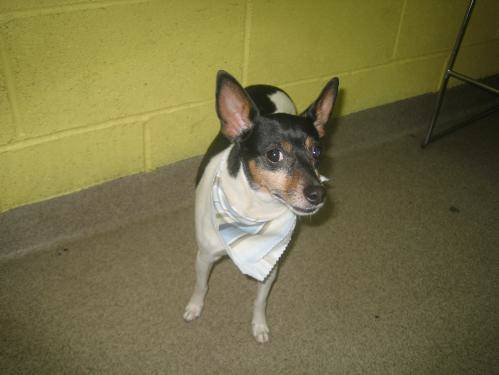
#> input picture data/dogs_cats/original/test/dogs/dog.10002.jpg, 499 x 375 px
$ jupyter execute Prepare.ipynb   (shell and % lines are left out)
#> lines starting #> are read from the running program, lines starting #| are printed output that depends on the picture
[cell 1]
import os, glob
import numpy as np
from PIL import Image

[cell 2]
w = 56 #resizing input pictures to 56*56
work_dir = 'data/dogs_cats'
npy_data_base = 'dogs_cats-data'
npy_labels_base = 'dogs_cats-labels'
classes = ['dogs', 'cats']
num_class = len(classes)

[cell 3]

ok = 1
for mode in ['train', 'test']: #running through train -> test
    X = [] #verification and training data
    y = [] #label data
    npy_data_file = '{0}-{1}-{2}'.format(mode, npy_data_base, w)
    npy_labels_file = '{0}-{1}-{2}'.format(mode, npy_labels_base, w)
    for i in range(0, num_class): #running through dogs -> cats
        cls = classes[i]
        img_dir = work_dir+'/original/'+ mode +"/"+ cls
        files = glob.glob(img_dir+"/*.*") #grabbing all img files
        #print(mode, classes[cls])
        for f in files: # for each img url, obviously
            img = Image.open(f)
#> img is the input picture: PIL image 499x375 RGB; mean R, G, B 119.3, 112.8, 70.6
            img = img.convert("RGB") # converting to rbg 0 -> 255
            img = img.resize((w,w))  # resizing to 56*56
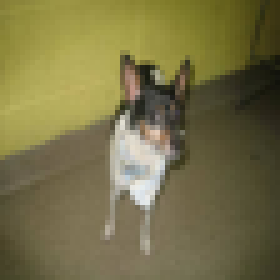
#> img: PIL image 56x56 RGB (shown 5 times larger); mean R, G, B 119.3, 112.8, 70.6
            data = np.array(img)     # putting img to a np array with the shape (56,56,3)
            X.append(data) # for each of those data, put them to X
            y.append(i)  # at this point X and y are still python arr, also we're appending i, meaning 0-1, for one hot encoding, instead of dogs-cats, that doesnt work on string
    # for each mode, save its corresponding np arr
    X = np.array(X)
    y = np.array(y)
    data_files = work_dir +"/"+npy_data_file
    label_files = work_dir +"/"+npy_labels_file
    np.save(data_files, X)
    np.save(label_files, y)
